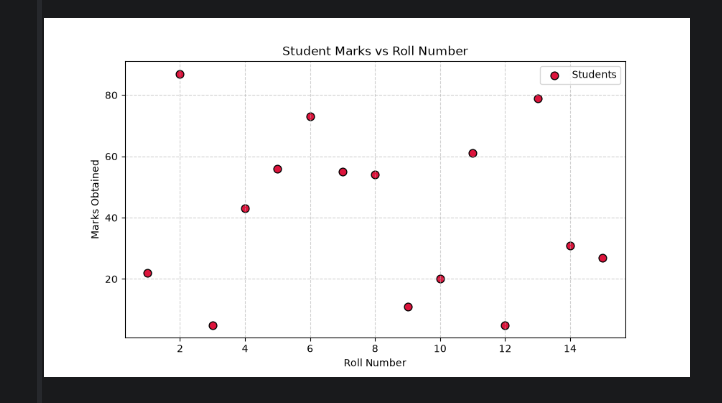

This chart was generated by the following Python code:
import matplotlib.pyplot as plt
roll_numbers = [1,2,3,4,5,6,7,8,9,10,11,12,13,14,15]
marks = [22,87,5,43,56,73,55,54,11,20,61,5,79,31,27]
plt.figure(figsize=(9, 5))
plt.scatter(roll_numbers, marks, color='crimson', s=60, edgecolors='black',label='Students')
plt.title("Student Marks vs Roll Number")
plt.xlabel("Roll Number")
plt.ylabel("Marks Obtained")
plt.grid(True, linestyle='--', alpha=0.6)
plt.legend()
plt.show()
